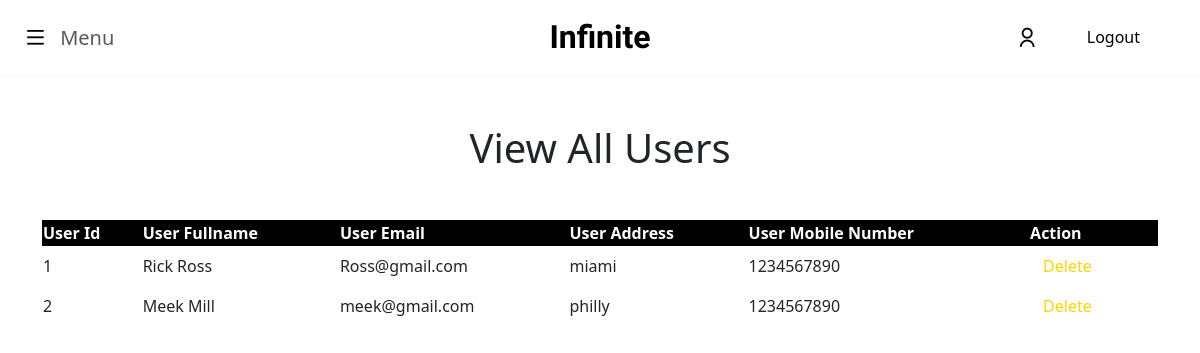
Page /admin_users.php on the earlier database version.
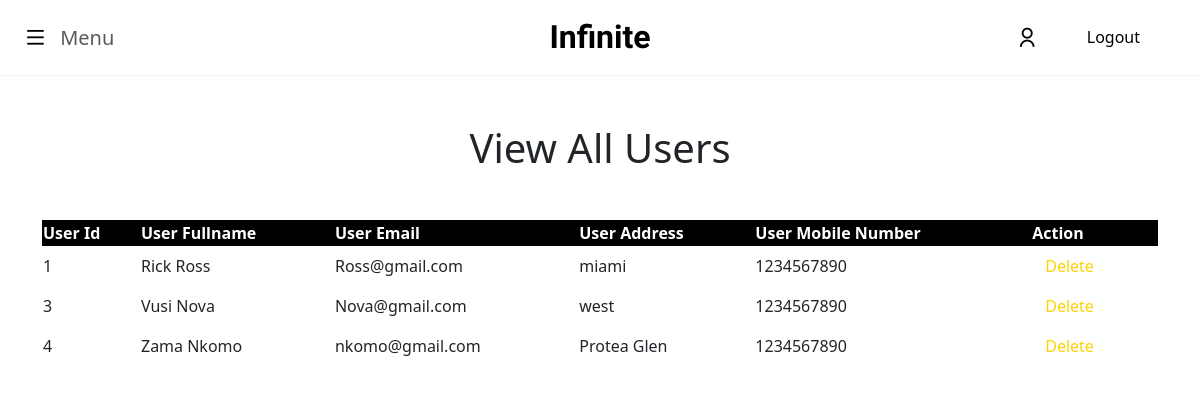
Same page on the later database version.
### tables this page shows
CREATE TABLE `users_tb` (
  `user_id` int(255) NOT NULL,
  `user_fullname` varchar(255) NOT NULL,
  `user_email` varchar(255) NOT NULL,
  `user_address` varchar(255) NOT NULL,
  `user_mobile_number` varchar(255) NOT NULL,
  `user_password` varchar(255) NOT NULL,
  `user_image` varchar(255) DEFAULT 'images\\profile.jpg'
);

### admin_users.php (the view, shortened to what this page needs)
<?php
require 'connection.php';
?>
<!DOCTYPE html>
<html lang="en">
<head>
    <link rel="stylesheet" href="css/bootstrap.min.css">
    <link rel="stylesheet" href="css/styles.css">
    <link
    href="https://cdn.jsdelivr.net/npm/remixicon@4.3.0/fonts/remixicon.css"
    rel="stylesheet">
    <link rel="stylesheet" href="https://cdn.jsdelivr.net/npm/bootstrap-icons@1.11.3/font/bootstrap-icons.min.css">
</head>
<body>
<nav class="navbar navbar-custom py-3 sticky-top">
  <div class="container-fluid top-nav py-1">
    <div class=" d-flex align-items-center">
      <button class="navbar-toggler remove-toggle-bg" type="button" data-bs-toggle="offcanvas" data-bs-target="#offcanvasNavbar" aria-controls="offcanvasNavbar" aria-label="Toggle navigation">
        <i class="ri-menu-line nav-icons"></i>
      <span class="ms-2">Menu</span>
      </button>
    </div>
    <a href="index.php" class="navbar-brand mx-auto company-logo">Infinite</a>
    <div class="d-flex align-items-center ms-auto">
      <a href="#" class="nav-icons me-5"><i class="ri-user-line"></i></a>
    <a href="logout.php" class="me-5 nav-logout">Logout</a>
    </div>
  </div>
</nav>
    <?php
    $select_query = "SELECT * FROM `users_tb`";
    $select = mysqli_query($conn, $select_query);
    ?>
    <div class="container">
        <h1 class="text-center my-5">View All Users</h1>
        <div class="row">
            <div class="col">
            <table class="product-display-table">
            <thead>
            <tr>
                <th>User Id</th>
                <th>User Fullname</th>
                <th>User Email</th>
                <th>User Address</th>
                <th>User Mobile Number</th>
                <th>Action</th>
            </tr>
            </thead>
            <?php while ($row = mysqli_fetch_assoc($select)) {
               ;?>
            <tr>
                <td><?php echo $row['user_id']; ?></td>
                <td><?php echo $row['user_fullname']; ?></td>
                <td><?php echo $row['user_email']; ?></td>
                <td><?php echo $row['user_address']; ?></td>
                <td><?php echo $row['user_mobile_number']; ?></td>
                <td>
                    <a href="admin_users.php?delete=<?php echo $row['user_id']; ?>" class="btn" onclick="return confirm('Are you sure you want to delete this product?');"> <i class="fas fa-trash"></i> Delete </a>
                </td>
            </tr>
            <?php } ?>
        </table>
            </div>
        </div>
    </div>
</body>
</html>

Differences in the rows shown:
removed users_tb: user_id "2", user_fullname "Meek Mill", user_email "meek@gmail.com", user_address "philly", user_mobile_number "1234567890"
added users_tb: user_id "3", user_fullname "Vusi Nova", user_email "Nova@gmail.com", user_address "west", user_mobile_number "1234567890"
added users_tb: user_id "4", user_fullname "Zama Nkomo", user_email "nkomo@gmail.com", user_address "Protea Glen", user_mobile_number "1234567890"
